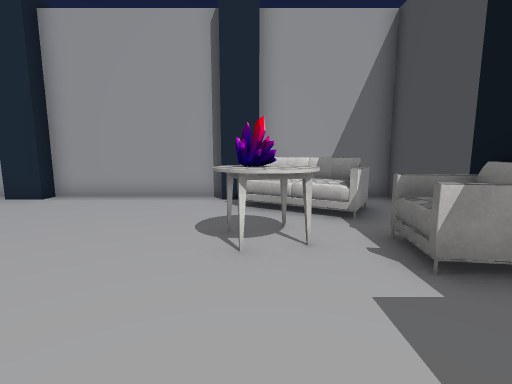
[1] (above)

14 first-person views from a walk through a Unity game level. The camera is 1.5 m above the floor, tilts 8° down and sees 85° across. The floor is counted in squares, 1 m on a side. Each view is taken from the middle of a square. On the plan, view 1 faces up. The plan holds only what a view shows up to about 14 squares ahead; the rest is blank. The place goes on beyond the plan. The player character is not drawn. Some surface patterns are stand-ins.

[2]
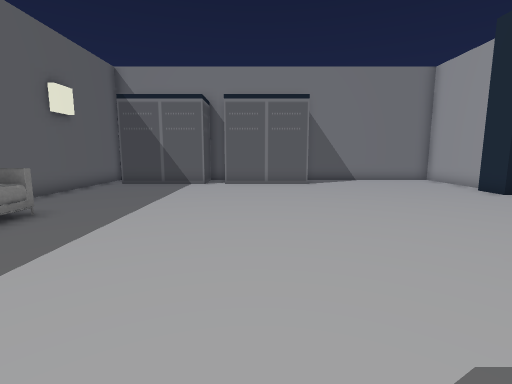

[3]
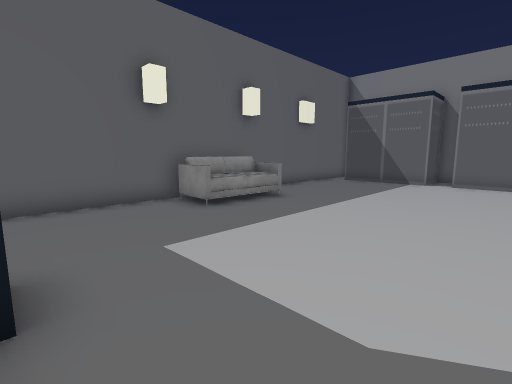

[4]
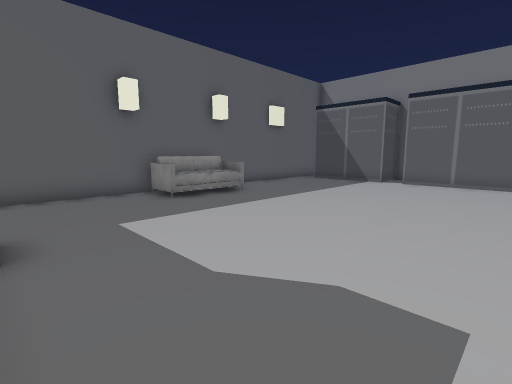

[5]
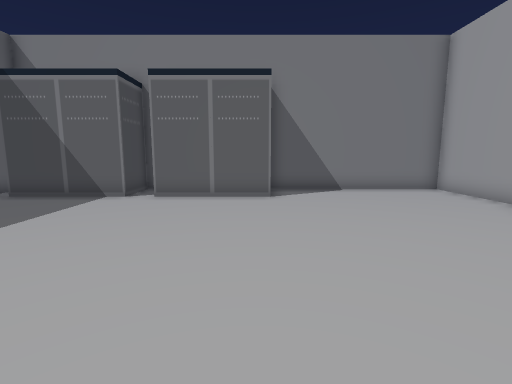

[6]
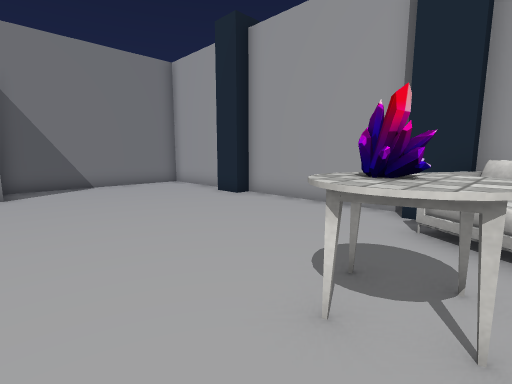

[7]
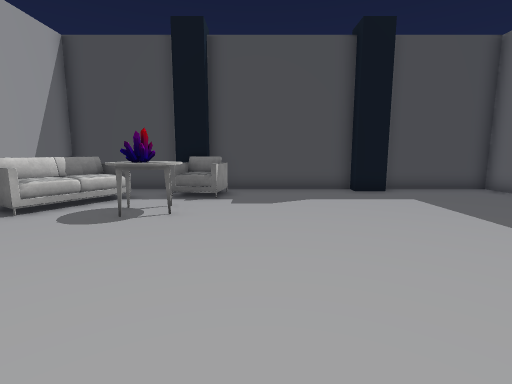

[8]
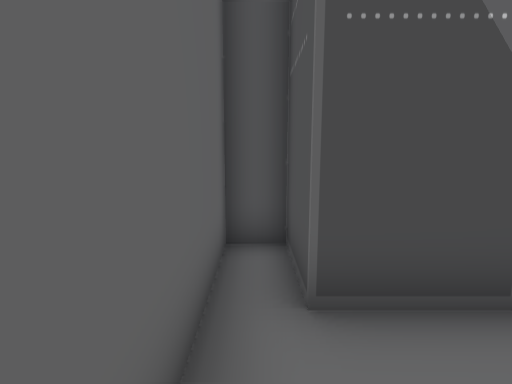

[9]
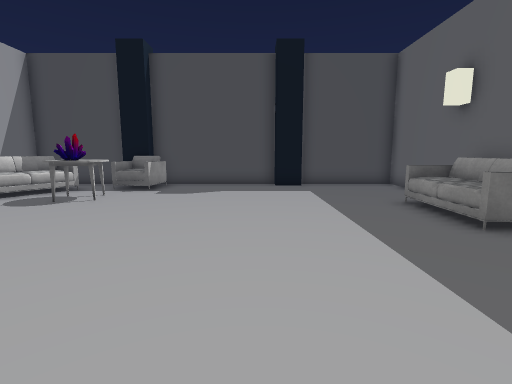

[10]
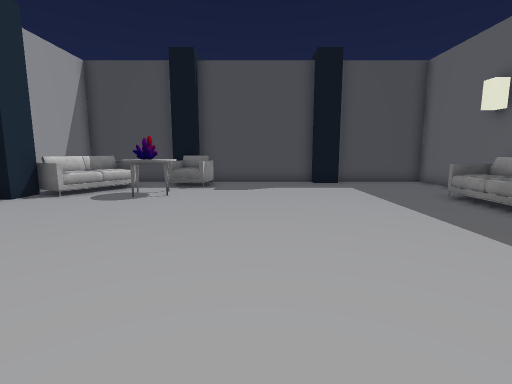

[11]
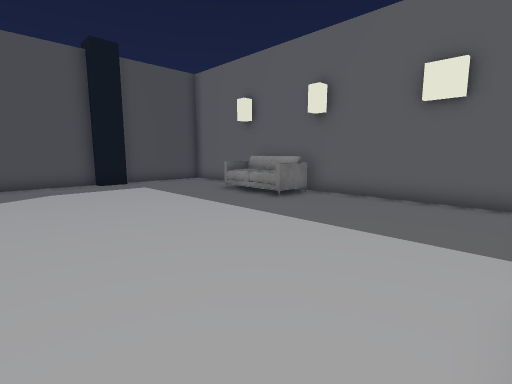

[12]
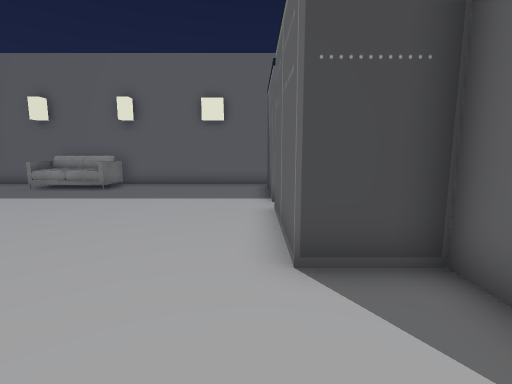

[13]
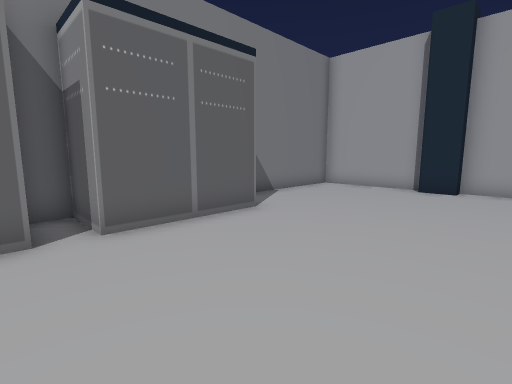

[14]
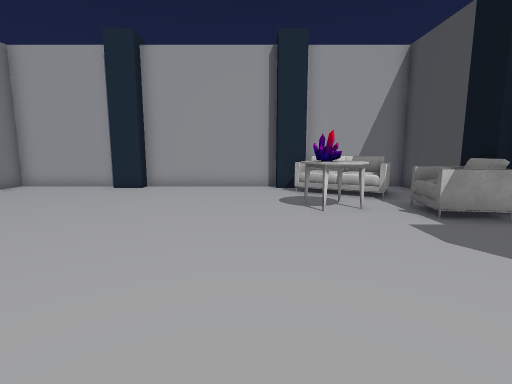

### Floor plan
Points are (right, up) in squares from view 1. A wall is a line through its corners. A room is listed if a view was taken in it or the views show most of it. See-through windows are left out.
Room 1 (views 1, 2, 3, 4, 5, 6, 7, 8, 9, 10, 11, 12, 13, 14)
walls: (4.5, -1.5) (4.5, 3.5); (-1.4, 9.5) (-6.5, 9.5); (-8.4, 9.5) (-12.5, 9.5) (-12.5, 2.5) (-10.5, 2.5) (-10.5, -1.5) (-12.5, -1.5) (-12.5, -2.5) (-10.5, -2.5) (-10.5, -6.5) (-12.5, -6.5) (-12.5, -7.5) (4.5, -7.5) (4.5, -3.4); (4.5, 5.4) (4.5, 9.5) (0.5, 9.5)
objects: pillar (-8, 9) to (-7, 10); sofa (-4, -7) to (-1, -6); pillar (-1, 9) to (0, 10); table (0, 4) to (1, 5); crystal (0, 5); sofa (0, 6) to (3, 9); chair (2, 3) to (3, 5); pillar (4, -3) to (5, -2); pillar (4, 4) to (5, 5)

Positions as (right, up) in squares from view 1, and headings:
1: (0, 0), facing up
2: (3, 0), facing left
3: (4, 1), facing down-left
4: (4, 3), facing down-left
5: (-1, 2), facing left
6: (1, 2), facing up-left
7: (-7, 2), facing right
8: (-8, -7), facing left
9: (-9, -1), facing right
10: (-10, 1), facing right
11: (-10, 2), facing down-right
12: (-10, 6), facing down
13: (-5, -3), facing up-left
14: (-2, -3), facing up
